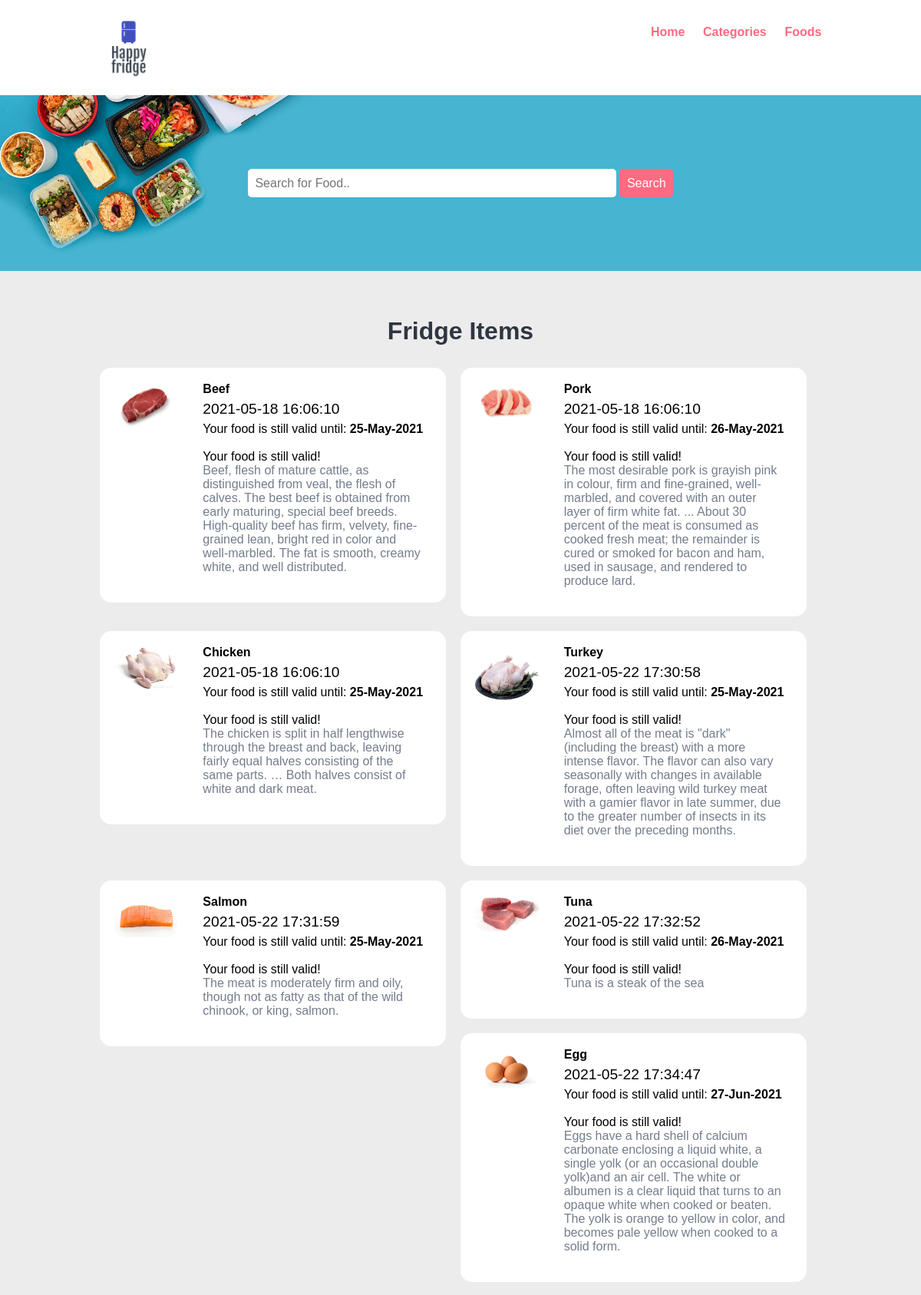
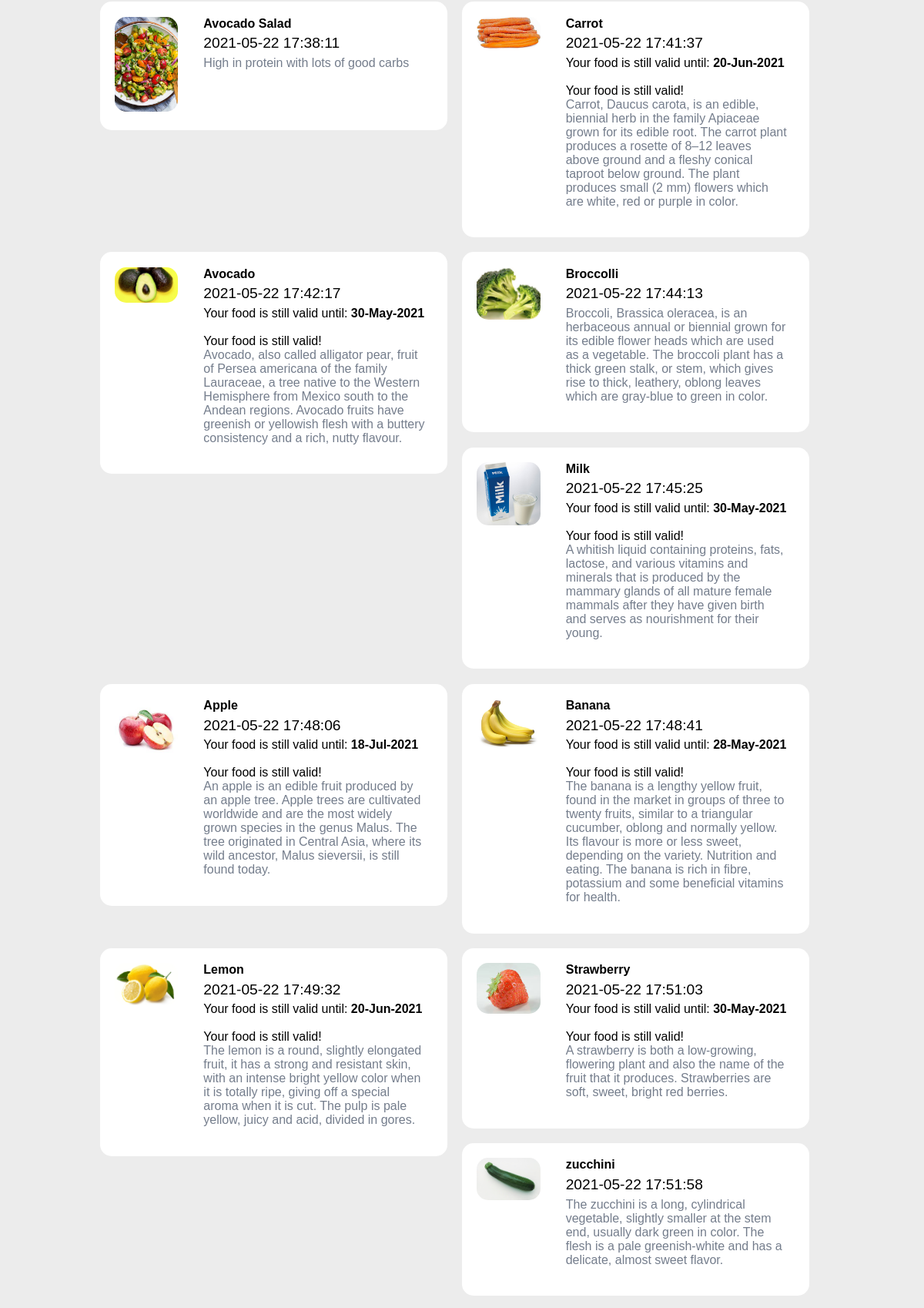
/food-order/foods.php (upper part), run on the app's committed database (2 pictures, top to bottom).
### tables this page shows
CREATE TABLE `tbl_food` (
  `id` int(10) UNSIGNED NOT NULL,
  `title` varchar(100) NOT NULL,
  `description` text NOT NULL,
  `price` decimal(10,0) NOT NULL,
  `timestamp` timestamp NOT NULL DEFAULT current_timestamp(),
  `image_name` varchar(255) NOT NULL,
  `category_id` int(10) UNSIGNED NOT NULL,
  `featured` varchar(10) NOT NULL,
  `active` varchar(10) NOT NULL
);

### food-order/foods.php (the view, shortened to what this page needs)
<?php include('partials-front/menu.php'); ?>
<section class="food-search text-center">
    <div class="container">
        <form action="<?php echo SITEURL; ?>food-search.php" method="POST">
            <input type="search" name="search" placeholder="Search for Food.." required>
            <input type="submit" name="submit" value="Search" class="btn btn-primary">
        </form>
    </div>
</section>
<section class="food-menu">
        <div class="container">
            <h2 class="text-center">Fridge Items</h2>
        <?php
            $sql = "SELECT * FROM tbl_food WHERE active='Yes'";
            $res=mysqli_query($conn, $sql);
            $count = mysqli_num_rows($res);
            if($count>0)
            {
                while($row=mysqli_fetch_assoc($res))
                {
                    $title = $row['title'];
                    $description = $row['description'];
                    $timestamp= $row['timestamp'];
                    $image_name = $row['image_name'];
                    ?>
                    <div class="food-menu-box">
                        <div class="food-menu-img">
                            <?php
                                if($image_name=="")
                                {
                                    echo "<div class='error'>Image not Available.</div>";
                                }
                                else
                                {
                                    ?>
                                    <img src="<?php echo SITEURL; ?>images/food/<?php echo $image_name; ?>" alt="Chicke Hawain Pizza" class="img-responsive img-curve">
                                    <?php
                                }
                            ?>
                        </div>
                        <div class="food-menu-desc">
                            <h4><?php echo $title; ?></h4>
                            <p class="food-time"><?php echo $timestamp; ?></p>
                            <?php
                                 if ($title == "Beef")
                                 {
                                      $validity = '2 days';
                                      $date = new DateTime ($validity);
                                      $todayDate = new DateTime();
                                      if ($date >= $todayDate) {
                                            echo "Your food is still valid until: <b>" . $date->format('d-M-Y') . "</b>";
                                            echo "<br><br>";
                                            echo "Your food is still valid!</b>";
                                      }else {
                                            echo $date->format('d-M-Y');
                                            echo "Your food has expired";
                                 }}
                                ?>
                                <?php
                                 if ($title == "Chicken")
                                 {
                                      $validity = '2 days';
                                      $date = new DateTime ($validity);
                                      $todayDate = new DateTime();
                                      if ($date >= $todayDate) {
                                            echo "Your food is still valid until: <b>" . $date->format('d-M-Y') . "</b>";
                                            echo "<br><br>";
                                            echo "Your food is still valid!</b>";
                                      }else {
                                            echo $date->format('d-M-Y');
                                            echo "Your food has expired";
                                 }}
                                ?>
                                <?php
                                 if ($title == "Turkey")
                                 {
                                      $validity = '2 days';
                                      $date = new DateTime ($validity);
                                      $todayDate = new DateTime();
                                      if ($date >= $todayDate) {
                                            echo "Your food is still valid until: <b>" . $date->format('d-M-Y') . "</b>";
                                            echo "<br><br>";
                                            echo "Your food is still valid!</b>";
                                      }else {
                                            echo $date->format('d-M-Y');
                                            echo "Your food has expired";
                                 }}
                                ?>
                                <?php
                                 if ($title == "Pork")
                                 {
                                      $validity = '3 days';
                                      $date = new DateTime ($validity);
                                      $todayDate = new DateTime();
                                      if ($date >= $todayDate) {
                                            echo "Your food is still valid until: <b>" . $date->format('d-M-Y') . "</b>";
                                            echo "<br><br>";
                                            echo "Your food is still valid!</b>";
                                      }else {
                                            echo $date->format('d-M-Y');
                                            echo "Your food has expired";
                                 }}
                                ?>
                                 <?php
                                 if ($title == "Egg")
                                 {
                                      $validity = '5 weeks';
                                      $date = new DateTime ($validity);
                                      $todayDate = new DateTime();
                                      if ($date >= $todayDate) {
                                            echo "Your food is still valid until: <b>" . $date->format('d-M-Y') . "</b>";
                                            echo "<br><br>";
                                            echo "Your food is still valid!</b>";
                                      }else {
                                            echo $date->format('d-M-Y');
                                            echo "Your food has expired";
                                 }}
                                ?>
                                <?php
                                 if ($title == "Salmon")
                                 {
                                      $validity = '2 days';
                                      $date = new DateTime ($validity);
                                      $todayDate = new DateTime();
                                      if ($date >= $todayDate) {
                                            echo "Your food is still valid until: <b>" . $date->format('d-M-Y') . "</b>";
                                            echo "<br><br>";
                                            echo "Your food is still valid!</b>";
                                      }else {
                                            echo $date->format('d-M-Y');
                                            echo "Your food has expired";
                                 }}
                                ?>
                                <?php
                                 if ($title == "Tuna")
                                 {
                                      $validity = '3 days';
                                      $date = new DateTime ($validity);
                                      $todayDate = new DateTime();
                                      if ($date >= $todayDate) {
                                            echo "Your food is still valid until: <b>" . $date->format('d-M-Y') . "</b>";
                                            echo "<br><br>";
                                            echo "Your food is still valid!</b>";
                                      }else {
                                            echo $date->format('d-M-Y');
                                            echo "Your food has expired";
                                 }}
                                ?>
                                <?php
                                 if ($title == "Apple")
                                 {
                                      $validity = '8 weeks';
                                      $date = new DateTime ($validity);
                                      $todayDate = new DateTime();
                                      if ($date >= $todayDate) {
                                            echo "Your food is still valid until: <b>" . $date->format('d-M-Y') . "</b>";
                                            echo "<br><br>";
                                            echo "Your food is still valid!</b>";
                                      }else {
                                            echo $date->format('d-M-Y');
                                            echo "Your food has expired";
                                 }}
                                ?>
                                <?php
                                 if ($title == "Carrot")
                                 {
                                      $validity = '4 weeks';
                                      $date = new DateTime ($validity);
                                      $todayDate = new DateTime();
                                      if ($date >= $todayDate) {
                                            echo "Your food is still valid until: <b>" . $date->format('d-M-Y') . "</b>";
                                            echo "<br><br>";
                                            echo "Your food is still valid!</b>";
                                      }else {
                                            echo $date->format('d-M-Y');
                                            echo "Your food has expired";
                                 }}
                                ?>
                                <?php
                                 if ($title == "Avocado")
                                 {
                                      $validity = '7 days';
                                      $date = new DateTime ($validity);
                                      $todayDate = new DateTime();
                                      if ($date >= $todayDate) {
                                            echo "Your food is still valid until: <b>" . $date->format('d-M-Y') . "</b>";
                                            echo "<br><br>";
                                            echo "Your food is still valid!</b>";
                                      }else {
                                            echo $date->format('d-M-Y');
                                            echo "Your food has expired";
                                 }}
                                ?>
                                <?php
                                 if ($title == "Banana")
                                 {
                                      $validity = '5 days';
                                      $date = new DateTime ($validity);
                                      $todayDate = new DateTime();
                                      if ($date >= $todayDate) {
                                            echo "Your food is still valid until: <b>" . $date->format('d-M-Y') . "</b>";
                                            echo "<br><br>";
                                            echo "Your food is still valid!</b>";
                                      }else {
                                            echo $date->format('d-M-Y');
                                            echo "Your food has expired";
                                 }}
                                ?>
                                <?php
                                 if ($title == "Milk")
                                 {
                                      $validity = '1 week';
                                      $date = new DateTime ($validity);
                                      $todayDate = new DateTime();
                                      if ($date >= $todayDate) {
                                            echo "Your food is still valid until: <b>" . $date->format('d-M-Y') . "</b>";
                                            echo "<br><br>";
                                            echo "Your food is still valid!</b>";
                                      }else {
                                            echo $date->format('d-M-Y');
                                            echo "Your food has expired";
                                 }}
                                ?>
                                <?php
                                 if ($title == "Lemon")
                                 {
                                      $validity = '4 weeks';
                                      $date = new DateTime ($validity);
                                      $todayDate = new DateTime();
                                      if ($date >= $todayDate) {
                                            echo "Your food is still valid until: <b>" . $date->format('d-M-Y') . "</b>";
                                            echo "<br><br>";
                                            echo "Your food is still valid!</b>";
                                      }else {
                                            echo $date->format('d-M-Y');
                                            echo "Your food has expired";
                                 }}
                                ?>
                                <?php
                                 if ($title == "Strawberry")
                                 {
                                      $validity = '7 days';
                                      $date = new DateTime ($validity);
                                      $todayDate = new DateTime();
                                      if ($date >= $todayDate) {
                                            echo "Your food is still valid until: <b>" . $date->format('d-M-Y') . "</b>";
                                            echo "<br><br>";
                                            echo "Your food is still valid!</b>";
                                      }else {
                                            echo $date->format('d-M-Y');
                                            echo "Your food has expired";
                                 }}
                                ?>
                            <p class="food-detail">
                                <?php echo $description; ?>
                            </p>
                            <br>
                        </div>
                    </div>
                    <?php
                }
            }
            else
            {
                echo "<div class='error'>Food not found.</div>";
            }
        ?>
    </div>
</section>
<?php include('partials-front/footer.php'); ?>

### food-order/css/style.css (style rules this page uses)
* { margin: 0 0; padding: 0 0; font-family: Arial, Helvetica, sans-serif; }
.container { width: 80%; margin: 0 auto; padding: 1%; }
.img-responsive { width: 100%; }
.img-curve { border-radius: 15px; }
.text-center { text-align: center; }
.btn { padding: 1%; border: none; font-size: 1rem; border-radius: 5px; }
.btn-primary { background-color: #ff6b81; color: white; cursor: pointer; }
h2 { color: #2f3542; font-size: 2rem; margin-bottom: 2%; }
.food-search { background-image: url(../images/bg.jpg); background-size: cover; background-repeat: no-repeat; background-position: center; padding: 7% 0; }
.food-search input[type="search"] { width: 50%; padding: 1%; font-size: 1rem; border: none; border-radius: 5px; }
.food-menu { background-color: #ececec; padding: 4% 0; }
.food-menu-box { width: 43%; margin: 1%; padding: 2%; float: left; background-color: white; border-radius: 15px; }
.food-menu-img { width: 20%; float: left; }
.food-menu-desc { width: 70%; float: left; margin-left: 8%; }
.food-time { font-size: 1.2rem; margin: 2% 0; }
.food-detail { font-size: 1rem; color: #747d8c; }

### data on the page
tbl_food: image_name (picture), title "Beef", timestamp "2021-05-18 16:06:10", title "25-May-2021", description "Beef, flesh of mature cattle, as distinguished from veal, the flesh of calves. The best beef is obtained from early maturing, special beef breeds. High-quality beef has firm, velvety, fine-grained lean, bright red in color and well-marbled. The fat is smooth, creamy white, and well distributed."
tbl_food: image_name (picture), title "Pork", timestamp "2021-05-18 16:06:10", title "26-May-2021", description "The most desirable pork is grayish pink in colour, firm and fine-grained, well-marbled, and covered with an outer layer of firm white fat. ... About 30 percent of the meat is consumed as cooked fresh meat; the remainder is cured or smoked for bacon and ham, used in sausage, and rendered to produce lard."
tbl_food: image_name (picture), title "Chicken", timestamp "2021-05-18 16:06:10", title "25-May-2021", description "The chicken is split in half lengthwise through the breast and back, leaving fairly equal halves consisting of the same parts. … Both halves consist of white and dark meat."
tbl_food: image_name (picture), title "Turkey", timestamp "2021-05-22 17:30:58", title "25-May-2021", description "Almost all of the meat is \"dark\" (including the breast) with a more intense flavor. The flavor can also vary seasonally with changes in available forage, often leaving wild turkey meat with a gamier flavor in late summer, due to the greater number of insects in its diet over the preceding months."
tbl_food: image_name (picture), title "Salmon", timestamp "2021-05-22 17:31:59", title "25-May-2021", description "The meat is moderately firm and oily, though not as fatty as that of the wild chinook, or king, salmon."
tbl_food: image_name (picture), title "Tuna", timestamp "2021-05-22 17:32:52", title "26-May-2021", description "Tuna is a steak of the sea"
tbl_food: image_name (picture), title "Egg", timestamp "2021-05-22 17:34:47", title "27-Jun-2021", description "Eggs have a hard shell of calcium carbonate enclosing a liquid white, a single yolk (or an occasional double yolk)and an air cell. The white or albumen is a clear liquid that turns to an opaque white when cooked or beaten. The yolk is orange to yellow in color, and becomes pale yellow when cooked to a solid form."
tbl_food: image_name (picture), title "Avocado Salad", timestamp "2021-05-22 17:38:11", description "High in protein with lots of good carbs"
tbl_food: image_name (picture), title "Carrot", timestamp "2021-05-22 17:41:37", title "20-Jun-2021", description "Carrot, Daucus carota, is an edible, biennial herb in the family Apiaceae grown for its edible root. The carrot plant produces a rosette of 8–12 leaves above ground and a fleshy conical taproot below ground. The plant produces small (2 mm) flowers which are white, red or purple in color."
tbl_food: image_name (picture), title "Avocado", timestamp "2021-05-22 17:42:17", title "30-May-2021", description "Avocado, also called alligator pear, fruit of Persea americana of the family Lauraceae, a tree native to the Western Hemisphere from Mexico south to the Andean regions. Avocado fruits have greenish or yellowish flesh with a buttery consistency and a rich, nutty flavour."
tbl_food: image_name (picture), title "Broccolli", timestamp "2021-05-22 17:44:13", description "Broccoli, Brassica oleracea, is an herbaceous annual or biennial grown for its edible flower heads which are used as a vegetable. The broccoli plant has a thick green stalk, or stem, which gives rise to thick, leathery, oblong leaves which are gray-blue to green in color."
tbl_food: image_name (picture), title "Milk", timestamp "2021-05-22 17:45:25", title "30-May-2021", description "A whitish liquid containing proteins, fats, lactose, and various vitamins and minerals that is produced by the mammary glands of all mature female mammals after they have given birth and serves as nourishment for their young."
tbl_food: image_name (picture), title "Apple", timestamp "2021-05-22 17:48:06", title "18-Jul-2021", description "An apple is an edible fruit produced by an apple tree. Apple trees are cultivated worldwide and are the most widely grown species in the genus Malus. The tree originated in Central Asia, where its wild ancestor, Malus sieversii, is still found today."
tbl_food: image_name (picture), title "Banana", timestamp "2021-05-22 17:48:41", title "28-May-2021", description "The banana is a lengthy yellow fruit, found in the market in groups of three to twenty fruits, similar to a triangular cucumber, oblong and normally yellow. Its flavour is more or less sweet, depending on the variety. Nutrition and eating. The banana is rich in fibre, potassium and some beneficial vitamins for health."
tbl_food: image_name (picture), title "Lemon", timestamp "2021-05-22 17:49:32", title "20-Jun-2021", description "The lemon is a round, slightly elongated fruit, it has a strong and resistant skin, with an intense bright yellow color when it is totally ripe, giving off a special aroma when it is cut. The pulp is pale yellow, juicy and acid, divided in gores."
tbl_food: image_name (picture), title "Strawberry", timestamp "2021-05-22 17:51:03", title "30-May-2021", description "A strawberry is both a low-growing, flowering plant and also the name of the fruit that it produces. Strawberries are soft, sweet, bright red berries."
tbl_food: image_name (picture), title "zucchini", timestamp "2021-05-22 17:51:58", description "The zucchini is a long, cylindrical vegetable, slightly smaller at the stem end, usually dark green in color. The flesh is a pale greenish-white and has a delicate, almost sweet flavor."
